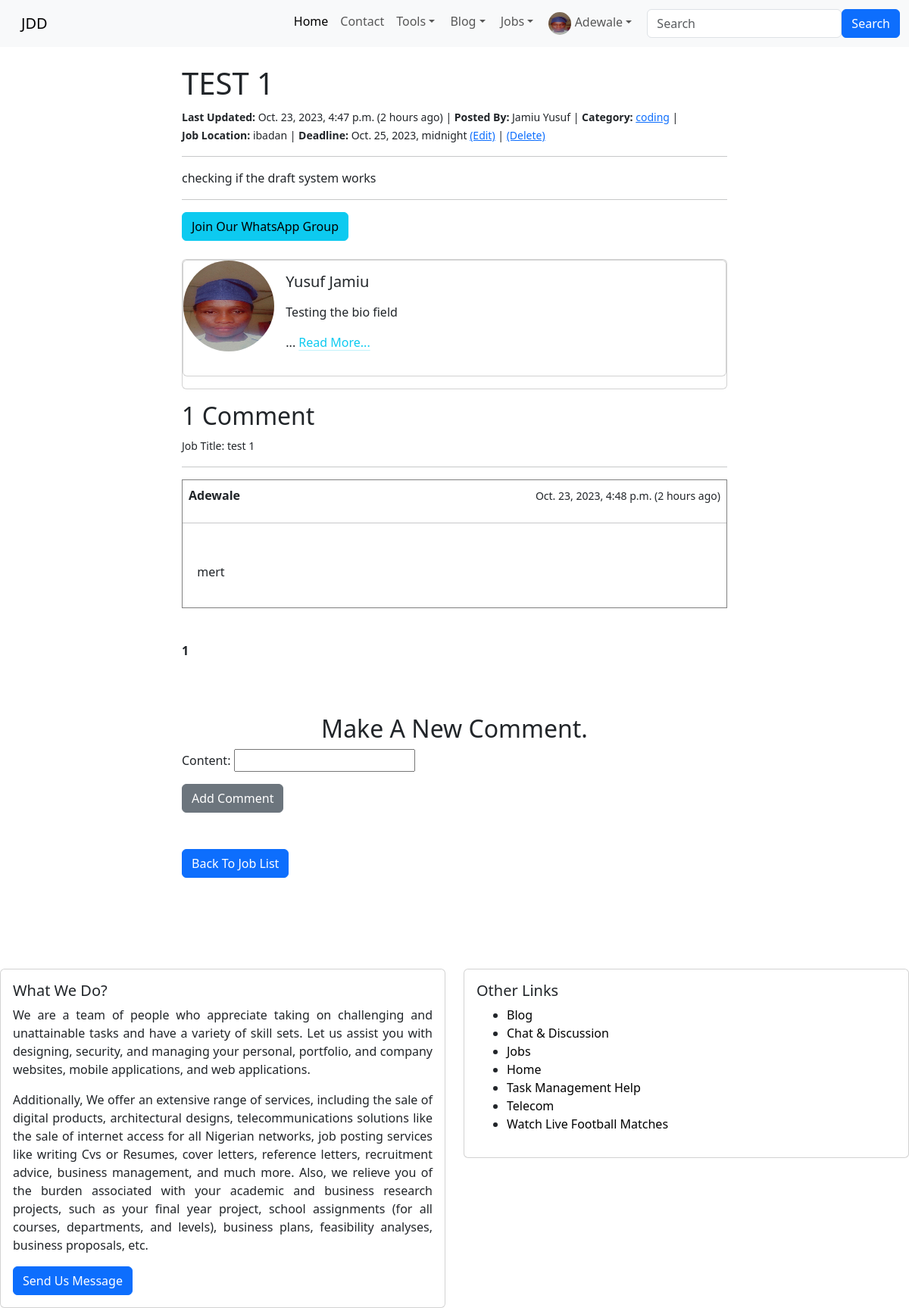
/job/job/7/ (signed in), run on the app's committed database.
### index/models.py (models this page shows, shortened)
class Profile(models.Model):
    user = models.OneToOneField(User, null=True, on_delete=models.CASCADE)
    bio = RichTextField(blank=True, null=True)
    profile_pic = models.ImageField(null=True, blank=True, upload_to="images/profile/")
    linkedln_url = models.CharField(max_length=255, blank=True, null=True)
    facebook_url =  models.CharField(max_length=255, blank=True, null=True)
    twitter_url= models.CharField(max_length=255, blank=True, null=True)
    instagram_url =  models.CharField(max_length=255, blank=True, null=True)
    whatsapp_url= models.CharField(max_length=255, blank=True, null=True)
    github_url=  models.CharField(max_length=255, blank=True, null=True)
    website_url= models.CharField(max_length=255, blank=True, null=True)
    email_url= models.CharField(max_length=255, blank=True, null=True)

### job/models.py (models this page shows, shortened)
class JobPost(models.Model):
    author = models.ForeignKey(User, on_delete=models.CASCADE)
    title = models.CharField(max_length=255, unique=True)
    date = models.DateTimeField(auto_now_add=True)
    deadline = models.DateTimeField(null=True, blank=True)
    location = models.CharField(max_length=150)
    category = models.CharField(max_length=150)
    content = RichTextField(blank=True, null=True, unique=True)

class JobComment(models.Model):
    user = models.ForeignKey(User, on_delete=models.CASCADE)
    post = models.ForeignKey(JobPost, on_delete=models.CASCADE, related_name='job_comments')
    content = RichTextField(blank=True, null=True)
    date = models.DateTimeField(auto_now_add=True)
    status = models.BooleanField(default=True)
    class Meta:
        ordering = ('-date', )

### job/views.py (the view)
# urls.py: path('job/<int:pk>/', JobDetailsView.as_view(), name='job_details'),
class JobDetailsView(DetailView):
    model = models.JobPost
    template_name = 'jobs/job_details.html'
    context_object_name = 'post'
    paginate_by = 5  # Number of comments per page
    def get_context_data(self, **kwargs):
        context = super().get_context_data(**kwargs)
        post = self.get_object()
        comments = post.job_comments.filter(status=True).order_by('-date')
        total_comments = comments.count()  # Get the total number of comments
        paginator = Paginator(comments, self.paginate_by)
        page_number = self.request.GET.get('page')
        try:
            page_obj = paginator.page(page_number)
        except PageNotAnInteger:
            page_obj = paginator.page(1)
        except EmptyPage:
            page_obj = paginator.page(paginator.num_pages)
        context['comments'] = page_obj
        context['comment_form'] = NewCommentForm()
        context['total_comments'] = total_comments  # Add total_comments to the context
        return context

### job/job_forms.py
class NewCommentForm(forms.ModelForm):
    content = forms.CharField(widget=CKEditorWidget())
    class Meta:
        model = models.JobComment
        fields = ( 'content',)
        widgets = {
            'content': forms.Textarea(attrs={'class': 'form-control'}),
        }

### job/templates/jobs/job_details.html (shortened to what this page needs)
{% extends 'home/base.html' %}
{% load static %}
{% load humanize %}
{% block body %}
<div class="container">
    <div class="row justify-content-center">
        <div class="col-lg-8">
            <div class="post-container">
                <div class="post-title">
                    <h1>{{ object.title | upper }}</h1>
                    {% if user.is_authenticated %}
                    <small>
                        <b>Last Updated:</b> {{ object.date }} ({{object.date | naturaltime}})  | <b>Posted By:</b> {{ object.author.last_name }}
                        {{ object.author.first_name }} |
                        <b>Category:</b> <a href="{% url 'jobs:job_category_list' object.category %}">{{ object.category }}</a> | <br>
                        <b> Job Location: </b> {{object.location}} |    <b>  Deadline:</b> {{object.deadline}}
                        {% if object.author.id == user.id %}
                        <a href="{% url 'jobs:edit_job_post' object.pk %}">(Edit)</a> |
                        <a href="{% url 'jobs:delete_job_post' object.pk %}">(Delete)</a>
                        {% endif %}
                    </small>
                    <p> <hr>
                        {{ object.content | safe }}
                    </p>
                    <hr>
                    {% if object.author.first_name == 'Yusuf' and object.author.last_name == 'Jamiu' %}
                     <a href="https://chat.whatsapp.com/J1Uyifhz2HWAhzkf24MqDv">  <button  class="btn btn-info">Join Our WhatsApp Group </button>  </a>
                    {% endif %}
                    {% endif %}
                </div> <br>
  <div class="card mb-3" >
    <div class="card mb-3"  >
         <div class="row g-0">
            <div class="col-md-2">
                {% if object.author.profile.profile_pic %}
                    <img src="{{ object.author.profile.profile_pic.url }}" class="rounded-circle" alt="Author profile image" width="120" height="120">
                {% else %}
                    <img src="{% static 'images/profile_user_icon.png' %}" class="rounded-circle" alt="Default profile image" width="170" height="170">
                {% endif %}
            </div>
         <div class="col-md-10">
         <div class="card-body">
              <h5 class="card-title">{{object.author.first_name|safe}} {{object.author.last_name|safe}}</h5>
              <p class="card-text">
                {% if object.author.profile and object.author.profile.id %}
                   {{object.author.profile.bio |truncatewords:"50" |safe}}
                   ... <a href="{% url 'account:user_profile' object.author.profile.id %}" class="link-info link-offset-2 link-underline-opacity-25 link-underline-opacity-100-hover">
                       Read More...
                   </a>
                {% endif %}
              </p>
         </div>
         </div>
         </div>
    </div>
  </div>
                    <div>
                        {% with total_comments as comments_count %}
                        <h2>
                            {{ comments_count }} Comment{{ comments_count|pluralize }}
                        </h2>
                        <small> Job Title: {{object.title}} </small>
                        {% endwith %}
                    </div>
                    <hr>
                    <div>
                    {% for comment in comments %}
                    <div style="border: 1px solid gray;">
                                <div class="d-flex" >
                                    <div class="p-2 flex-grow-1"><b>{{ comment.user }}</b></div>
                                    <div class="p-2"><small>{{ comment.date }} ({{ comment.date|naturaltime }})</small></div>
                                </div>
                                <hr>
                                <div class="comments" >  {{ comment.content | safe |linebreaks }}</div>
                    </div>  <br>
                    {% empty %}
                        <p>There are no comments for this job post</p>
                    {% endfor %}
                    </div>
                    <div class="pagination">
                        {% for page_num in comments.paginator.page_range %}
                            {% if page_num == comments.number %}
                                <span class="pagination-number current-page">{{ page_num }}</span>
                            {% else %}
                                <a href="?page={{ page_num }}" class="pagination-link">{{ page_num }}</a>
                            {% endif %}
                        {% endfor %}
                    </div>
                    <br><br><br>
                    {% if user.is_authenticated %}
                    <h2 style="text-align: center;">Make A New Comment.</h2>
                    <form action="{% url 'jobs:add_job_comment' object.id %}" method="post">
                        {{ comment_form.as_p }}
                        <button type="submit" class="btn btn-secondary">Add Comment</button>
                    </form>
                    {% endif %}
                <br><br>
                <a href="{% url 'jobs:job_list' %}" class="btn btn-primary">Back To Job List</a><br><br>
            </div>
        </div>
    </div>
</div>
{% endblock %}

### index/templates/home/base.html (shortened to what this page needs)
{% load static %}
{% load humanize %}
<!doctype html>
<html lang="en" >
  <head>
    <link rel="stylesheet" href="https://cdn.jsdelivr.net/npm/bootstrap@5.3.0-alpha3/dist/css/bootstrap.rtl.min.css">
  </head>
  <header>
    <nav class="navbar navbar-expand-lg bg-body-tertiary">
      <div class="container-fluid">
        <a class="navbar-brand" href="{% url 'index:home' %}">JDD</a>
        <div class="collapse navbar-collapse" id="navbarSupportedContent">
          <ul class="navbar-nav me-auto mb-2 mb-lg-0">
            <li class="nav-item">
            <a class="nav-link active" aria-current="page" href="{% url 'index:home' %}">Home</a>
            </li>
            <li class="nav-item">
              <a class="nav-link" href="{% url 'contact:contact' %}">Contact</a>
            </li>
            <li class="nav-item dropdown">
              <a class="nav-link dropdown-toggle" href="#" role="button"
              data-bs-toggle="dropdown" aria-expanded="false">
              Tools
              </a>
            </li>
            {% if user.is_authenticated %}
            <li class="nav-item dropdown">
              <a class="nav-link dropdown-toggle" href="{% url 'index:blog_list' %}" role="button"
              data-bs-toggle="dropdown" aria-expanded="false">
              Blog
              </a>
            </li>
            <li class="nav-item dropdown">
              <a class="nav-link dropdown-toggle" href="{% url 'index:blog_list' %}" role="button"
              data-bs-toggle="dropdown" aria-expanded="false">
               Jobs
              </a>
            </li>
                  <li class="nav-item dropdown">
                    <a class="nav-link dropdown-toggle" href="" role="button"
                    data-bs-toggle="dropdown" aria-expanded="false">
                    {% if user.profile.profile_pic %}
                    <img src="{{ user.profile.profile_pic.url }}" class="rounded-circle" alt="Author profile image" width="30" height="30"> {{ user }}
                    {% else %}
                        <img src="{% static 'images/profile_user_icon.png' %}" class="rounded-circle" alt="Default profile image" width="20" height="20"> {{user}}
                    {% endif %}
                    </a>
                  </li>
            {% endif %}
          </ul>
          {% include 'home/search.html' %}
        </div>
      </div>
    </nav>
  </header>
  <body>
    <div class="container"> <br>
        {% block body %} {% endblock %}
      </div>
  </body>
  <footer>
<br><br><br><br>
    <div class="row">
      <div class="col-sm-6 mb-3 mb-sm-0">
        <div class="card">
          <div class="card-body">
            <h5 class="card-title">What We Do?</h5>
            <p class="card-text" style="text-align: justify;">
              We are a team of people who appreciate taking on challenging and unattainable tasks and have a variety of skill sets.
              Let us assist you with designing, security, and managing your personal, portfolio, and company websites,
              mobile applications, and web applications.
            </p>
            <p style="text-align: justify;">
               Additionally, We offer an extensive range of services, including the sale of digital products, architectural designs, telecommunications solutions
              like the sale of internet access for all Nigerian networks, job posting services like writing Cvs or Resumes,
              cover letters, reference letters, recruitment advice, business management, and much more.
              Also, we relieve you of the burden associated with your academic and business research projects, such
              as your final year project, school assignments (for all courses, departments, and levels), business plans,
              feasibility analyses, business proposals, etc.
            </p>
            <a href="{% url 'contact:contact' %}" class="btn btn-primary">Send Us Message</a>
          </div>
        </div>
      </div>
      <div class="col-sm-6">
        <div class="card">
          <div class="card-body">
            <h5 class="card-title">Other Links</h5>
            <ul>
              <li><a href="{% url 'index:blog_list' %}" class="footer-link">Blog</a></li>
              <li><a href="{% url 'discussion:discuss_list' %}" class="footer-link">Chat & Discussion</a></li>
              <li><a href="{% url 'jobs:job_list' %}" class="footer-link">Jobs</a></li>
              <li><a href="{% url 'index:home' %}" class="footer-link">Home</a></li>
              <li><a href="{% url 'tasks:tasks_list' %}" class="footer-link">Task Management Help</a></li>
              <li ><a  href="{% url 'index:telecom' %}" target='_blank' class="footer-link">Telecom</a></li>
              <li><a href="https://afr.808scoretv.com/" class="footer-link" target="_blank">Watch Live Football Matches</a></li>
            </ul>
          </div>
        </div>
      </div>
    </div>
  </footer>
</html>

### job/templates/jobs/job_details.html (style rules this page uses)
.post-title { margin: auto; text-align: justify; max-width: 55rem; width: 100%; }
.comments { padding: 1.2rem; }
.pagination { margin-top: 20px; text-align: center; }
.current-page { font-weight: bold; }

### index/templates/home/base.html (style rules this page uses)
.footer-link { text-decoration: none; color: black; }

### data on the page
JobPost: title "TEST 1", date "Oct. 23, 2023, 4:47 p.m.", date "2 hours ago", author.last_name "Jamiu", author.first_name "Yusuf", category "coding", location "ibadan", deadline "Oct. 25, 2023, midnight", content "checking if the draft system works", author.profile.profile_pic (picture), author.profile.bio "Testing the bio field", title "test 1"
JobComment: user "Adewale", date "Oct. 23, 2023, 4:48 p.m.", date "2 hours ago", content "mert"

### other printed values
{{ user }} "Adewale"
{{ comments_count }} "1"
{{ page_num }} "1"
